Frame 1 (no input): blank canvas, image omitted
Frame 60 (the mouse pressed at the canvas centre just before this capture): blank canvas, image omitted
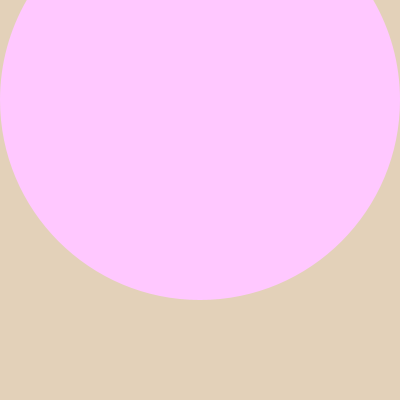
Frame 120 (the mouse held since frame 60 and released just before this capture)

The Processing sketch whose frames 1 and 60 were blank and that drew this single picture after the mouse press (run headless with seeded random() and noise(); from frame 60 on, the mouse is pressed at the canvas centre):

// Processing sketch: processing_113830
// ── processing_113830.pde


int diameter = 100;

void setup(){
  size(400,400);
  
}

void draw(){
  background(227, 209, 185);
  noStroke();
  diameter = mouseX*2;
  fill(diameter,mouseY,diameter);
  ellipse(mouseX,100,diameter,diameter);
  
  
}
